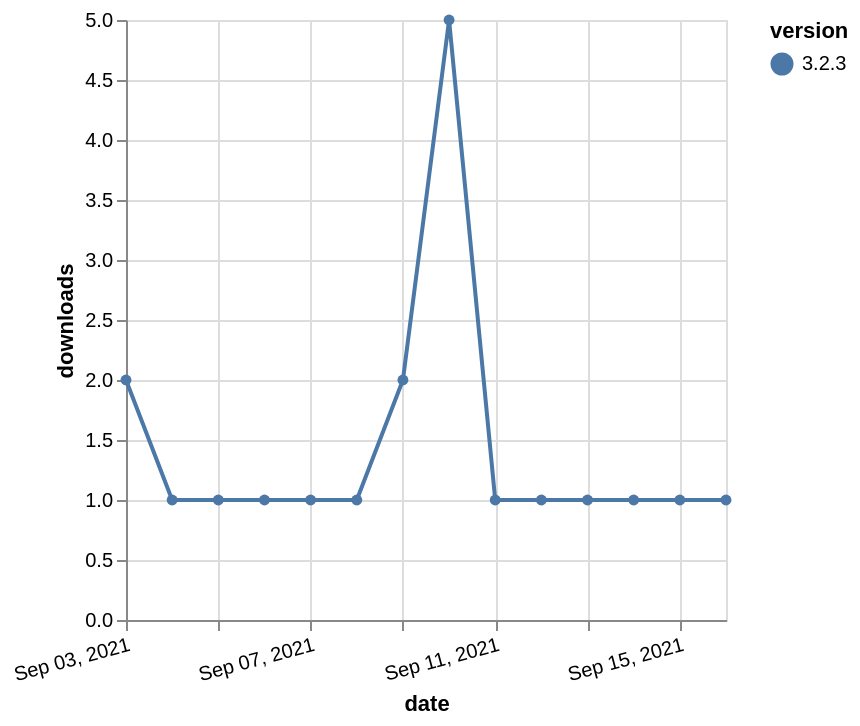

This figure's Vega-Lite source:
### Vega-Lite specification from a JSON file in a GitHub repository (floating-point values rounded to 4 significant figures)
{"$schema": "https://vega.github.io/schema/vega-lite/v5.json", "description": "A simple bar chart with embedded data.", "data": {"values": [{"date": "2021-09-03", "total": 518, "delta": 2, "version": "3.2.3"}, {"date": "2021-09-04", "total": 519, "delta": 1, "version": "3.2.3"}, {"date": "2021-09-05", "total": 520, "delta": 1, "version": "3.2.3"}, {"date": "2021-09-06", "total": 521, "delta": 1, "version": "3.2.3"}, {"date": "2021-09-07", "total": 522, "delta": 1, "version": "3.2.3"}, {"date": "2021-09-08", "total": 523, "delta": 1, "version": "3.2.3"}, {"date": "2021-09-09", "total": 525, "delta": 2, "version": "3.2.3"}, {"date": "2021-09-10", "total": 530, "delta": 5, "version": "3.2.3"}, {"date": "2021-09-11", "total": 531, "delta": 1, "version": "3.2.3"}, {"date": "2021-09-12", "total": 532, "delta": 1, "version": "3.2.3"}, {"date": "2021-09-13", "total": 533, "delta": 1, "version": "3.2.3"}, {"date": "2021-09-14", "total": 534, "delta": 1, "version": "3.2.3"}, {"date": "2021-09-15", "total": 535, "delta": 1, "version": "3.2.3"}, {"date": "2021-09-16", "total": 536, "delta": 1, "version": "3.2.3"}]}, "width": "container", "mark": {"type": "line", "point": {"filled": true}}, "encoding": {"x": {"field": "date", "type": "temporal", "timeUnit": "yearmonthdate", "title": "date", "axis": {"labelAngle": -15}}, "y": {"field": "delta", "type": "quantitative", "title": "downloads"}, "color": {"field": "version", "type": "nominal"}, "tooltip": {"field": "delta"}}}
